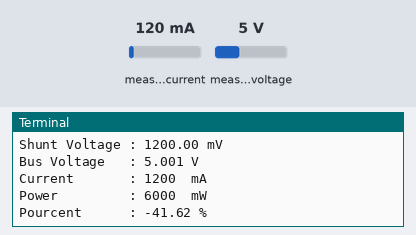
Simulated run of this program. Board: Raspberry Pi (BCM pin numbers). Shown: the last lines printed to the terminal. The test bench sets the inputs (shaded band); at power-on: measured current 120 mA, measured voltage 5 V.

Above: at 1.2 s.
1.3 s: measured current set to 40 mA
At 2.6 s:
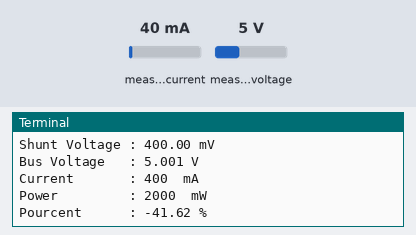
2.8 s: measured voltage set to 0.3 V
At 3.9 s:
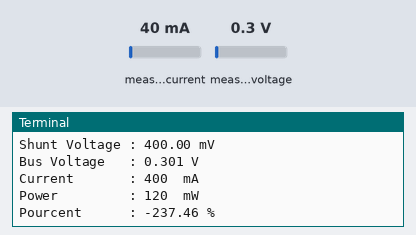
4.3 s: measured current set to 500 mA
At 5.9 s:
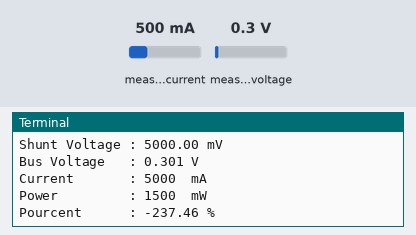
Timing chart, 0 to 7.4 s (numbered marks = the images above; inputs shaded):
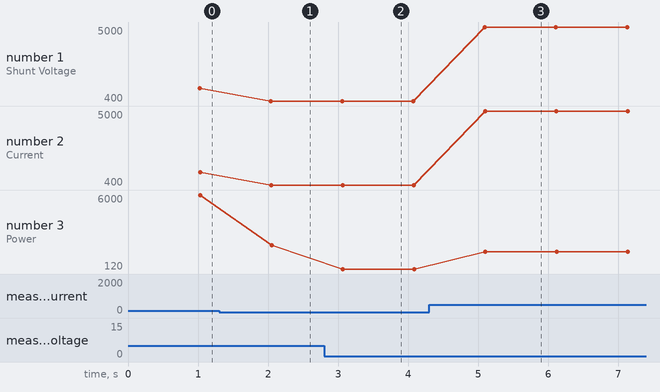

Measured:
- after the input at 1.3 s, the terminal: prints a new line after 0.74 s (image 1)
- after the input at 2.8 s, the terminal: prints a new line after 0.26 s (image 2)
- after the input at 4.3 s, the terminal: prints a new line after 0.79 s (image 3)
- plotted number 1: 1200 → 400 after the input at 1.3 s, 400 → 5000 after the input at 4.3 s
- plotted number 2: 1200 → 400 after the input at 1.3 s, 400 → 5000 after the input at 4.3 s
- plotted number 3: 6000 → 2000 after the input at 1.3 s, 2000 → 120 after the input at 2.8 s, 120 → 1500 after the input at 4.3 s

The program:

battery_monitor.py
```python
#!/usr/bin/env python3
# -*- coding: utf-8 -*-
# Author : [luoyufeng yufeng.luo@dfrobot.com]
# Source : https://github.com/DFRobotdl/INA219-Python?tab=readme-ov-file#credits
# Modified by Anvently on 05/2025 (added constants and get_battery_pourcent())

import smbus
import time

class INA219:

	_INA219_READ                              = (0x01)

	INA219_I2C_ADDRESS1                      = (0x40)
	INA219_I2C_ADDRESS2                      = (0x41)
	INA219_I2C_ADDRESS3                      = (0x44)
	INA219_I2C_ADDRESS4                      = (0x45)

	INA219_CONFIG_RESET                      = (0x8000)
	_INA219_REG_CONFIG                       = (0x00)

	bus_vol_range_16V                    = 0
	bus_vol_range_32V                    = 1

	PGA_bits_1                                = 0
	PGA_bits_2                                = 1
	PGA_bits_4                                = 2
	PGA_bits_8                                = 3

	adc_bits_9                             = 0
	adc_bits_10                            = 1
	adc_bits_11                            = 2
	adc_bits_12                            = 3

	adc_sample_1                             = 0
	adc_sample_2                             = 1
	adc_sample_4                             = 2
	adc_sample_8                             = 3
	adc_sample_16                            = 4
	adc_sample_32                            = 5
	adc_sample_64                            = 6
	adc_sample_128                           = 7

	power_down                               = 0
	shunt_vol_trig                           = 1
	bus_vol_trig                             = 2
	shunt_and_bus_vol_trig                   = 3
	adc_off                                  = 4
	shunt_vol_con                            = 5
	bus_vol_con                              = 6
	shunt_and_bus_vol_con                    = 7

	_INA219_REG_SHUNTVOLTAGE                       = (0x01)

	_INA219_REG_BUSVOLTAGE                         = (0x02)

	_INA219_REG_POWER                              = (0x03)

	_INA219_REG_CURRENT                            = (0x04)

	_INA219_REG_CALIBRATION                        = (0x05)

	CHARGE_VOLTAGE = 4.2
	MIN_VOLTAGE = 3
	VOLTAGE_RANGE = CHARGE_VOLTAGE - MIN_VOLTAGE
	#BUS_CHARGE_VOLTAGE = NBR_CELLS * CHARGE_VOLTAGE
	#BATTERY_VOLTAGE_TRESHOLD = BUS_CHARGE_VOLTAGE - (NBR_CELLS * VOLTAGE_RANGE)

	def __init__(self, bus, addr, nbr_cells = 2):
		self.i2cbus=smbus.SMBus(bus)
		self.i2c_addr = addr
		self.nbr_cells = nbr_cells
		bus_charge_voltage = self.nbr_cells * INA219.CHARGE_VOLTAGE
		self.min_voltage = bus_charge_voltage - (self.nbr_cells * INA219.VOLTAGE_RANGE)

	def begin(self):
		if not self.scan():
			return False
		else:
			self.cal_value = 4096
			self.set_bus_RNG(self.bus_vol_range_32V)
			self.set_PGA(self.PGA_bits_8)
			self.set_bus_ADC(self.adc_bits_12, self.adc_sample_8)
			self.set_shunt_ADC(self.adc_bits_12, self.adc_sample_8)
			self.set_mode(self.shunt_and_bus_vol_con)
			return True

	def linear_cal(self, ina219_reading_mA, ext_meter_reading_mA):
		ina219_reading_mA = float(ina219_reading_mA)
		ext_meter_reading_mA = float(ext_meter_reading_mA)
		self.cal_value = int((ext_meter_reading_mA / ina219_reading_mA) * self.cal_value) & 0xFFFE
		self._write_register(self._INA219_REG_CALIBRATION, self.cal_value)

	def reset(self):
		self._write_register(self._INA219_REG_CONFIG, self._INA219_CONFIG_RESET)

	def _write_register(self, register, value):
		self.i2cbus.write_i2c_block_data(self.i2c_addr, register, [value >> 8, value & 0xff])

	def _read_register(self, register):
		return self.i2cbus.read_i2c_block_data(self.i2c_addr, register)

	def get_bus_voltage_V(self):
		return float(self.read_ina_reg(self._INA219_REG_BUSVOLTAGE) >> 1) * 0.001

	def get_battery_pourcent(self) -> float:
		voltage = self.get_bus_voltage_V()
		return (voltage - self.min_voltage) / (self.nbr_cells * INA219.VOLTAGE_RANGE) * 100.0

	def get_shunt_voltage_mV(self):
		return float(self.read_ina_reg(self._INA219_REG_SHUNTVOLTAGE))

	def get_current_mA(self):
		return float(self.read_ina_reg(self._INA219_REG_CURRENT))

	def get_power_mW(self):
		return float(self.read_ina_reg(self._INA219_REG_POWER)) * 20

	def set_bus_RNG(self, value):
		conf = 0
		conf = self.read_ina_reg(self._INA219_REG_CONFIG)
		conf &= ~(0x01 << 13)
		conf |= value << 13
		self._write_register(self._INA219_REG_CONFIG, conf)

	def set_PGA(self, bits):
		conf = 0
		conf = self.read_ina_reg(self._INA219_REG_CONFIG)
		conf &= ~(0x03 << 11)
		conf |= bits << 11
		self._write_register(self._INA219_REG_CONFIG, conf)

	def set_bus_ADC(self, bits, sample):
		conf = 0
		value = 0
		if(bits < self.adc_bits_12 and sample > adc_sample_1):
			return
		if(bits < self.adc_bits_12):
			value = bits
		else:
			value = 0x80 | sample
		conf = self.read_ina_reg(self._INA219_REG_CONFIG)
		conf &= ~(0x0f << 7)
		conf |= value << 7
		self._write_register(self._INA219_REG_CONFIG, conf)

	def set_shunt_ADC(self, bits, sample):
		conf = 0
		value = 0
		if(bits < self.adc_bits_12 and sample > adc_sample_1):
			return
		if(bits < self.adc_bits_12):
			value = bits
		else:
			value = 0x80 | sample
		conf = self.read_ina_reg(self._INA219_REG_CONFIG)
		conf &= ~(0x0f << 3)
		conf |= value << 3
		self._write_register(self._INA219_REG_CONFIG, conf)

	def set_mode(self, mode):
		conf = 0
		conf = self.read_ina_reg(self._INA219_REG_CONFIG)
		conf &= ~0x07
		conf |= mode
		self._write_register(self._INA219_REG_CONFIG, conf)

	def read_ina_reg(self, reg):
		buf = []
		buf = self._read_register(reg)
		if (buf[0] & 0x80):
			return - 0x10000 + ((buf[0] << 8) | (buf[1]))
		else:
			return (buf[0] << 8) | (buf[1])

	def scan(self):
		try:
			self.i2cbus.read_byte(self.i2c_addr)
			return True
		except:
			print("I2C init fail")
			return False


def main():

	ina = INA219(1, 0x42)
	ina219_reading_mA = 1000
	ext_meter_reading_mA = 1000
	while not ina.begin():
		time.sleep(2)
	ina.linear_cal(ina219_reading_mA, ext_meter_reading_mA)
	while True:
		time.sleep(1)
		print ("Shunt Voltage : %.2f mV" % ina.get_shunt_voltage_mV())
		print ("Bus Voltage   : %.3f V" % ina.get_bus_voltage_V())
		print ("Current       : %.f  mA" % ina.get_current_mA())
		print ("Power         : %.f  mW" % ina.get_power_mW())
		print ("Pourcent      : %.2f %%" % ina.get_battery_pourcent())

if __name__ == "__main__":
	main()
```
